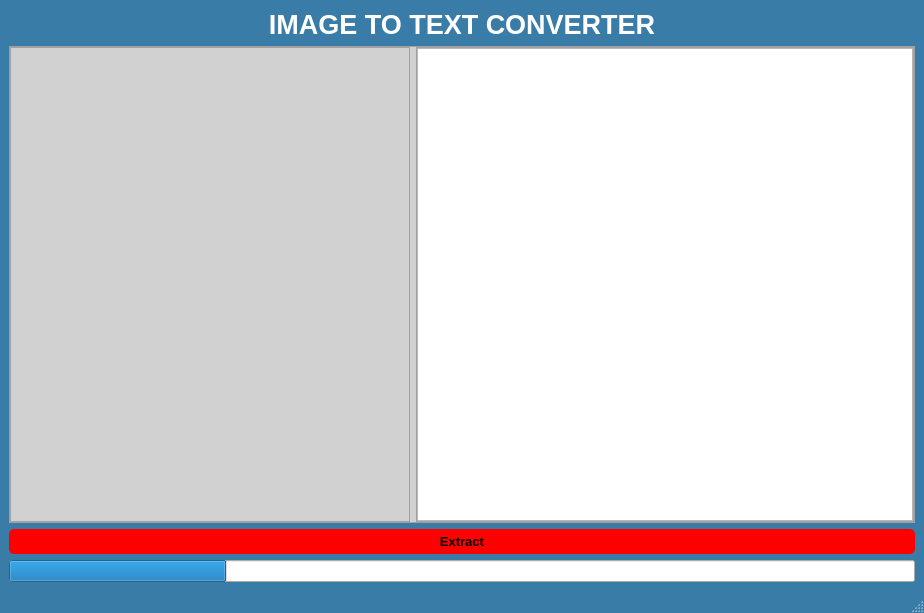
<?xml version="1.0" encoding="UTF-8"?>
<ui version="4.0">
 <class>MainWindow</class>
 <widget class="QMainWindow" name="MainWindow">
  <property name="geometry">
   <rect>
    <x>0</x>
    <y>0</y>
    <width>924</width>
    <height>613</height>
   </rect>
  </property>
  <property name="windowTitle">
   <string>MainWindow</string>
  </property>
  <property name="styleSheet">
   <string notr="true">QMainWindow{
	background-color: rgb(57, 124, 168);
}
QLabel{
	background-color: rgb(57, 124, 168);
	color: rgb(255, 255, 255);
}
QFrame.QFrame{
	background-color: rgb(209, 209, 209);
}
QPushButton{
	border-radius:5px;
	
	color: rgb(0, 0, 0);
	background-color: rgb(255, 0, 0);
}
QPushButton::hover{
	border-radius:5px;
	
	color: rgb(250, 250, 250);
	
	background-color: rgb(0, 150, 73);
}</string>
  </property>
  <widget class="QWidget" name="centralwidget">
   <layout class="QVBoxLayout" name="verticalLayout">
    <item>
     <widget class="QLabel" name="label">
      <property name="maximumSize">
       <size>
        <width>16777215</width>
        <height>50</height>
       </size>
      </property>
      <property name="font">
       <font>
        <pointsize>20</pointsize>
        <weight>75</weight>
        <bold>true</bold>
       </font>
      </property>
      <property name="text">
       <string>IMAGE TO TEXT CONVERTER</string>
      </property>
      <property name="alignment">
       <set>Qt::AlignCenter</set>
      </property>
     </widget>
    </item>
    <item>
     <widget class="QFrame" name="mainFrame">
      <property name="frameShape">
       <enum>QFrame::StyledPanel</enum>
      </property>
      <property name="frameShadow">
       <enum>QFrame::Raised</enum>
      </property>
      <layout class="QHBoxLayout" name="horizontalLayout">
       <property name="leftMargin">
        <number>0</number>
       </property>
       <property name="topMargin">
        <number>0</number>
       </property>
       <property name="rightMargin">
        <number>0</number>
       </property>
       <property name="bottomMargin">
        <number>0</number>
       </property>
       <item>
        <widget class="QFrame" name="frame">
         <property name="minimumSize">
          <size>
           <width>400</width>
           <height>0</height>
          </size>
         </property>
         <property name="frameShape">
          <enum>QFrame::StyledPanel</enum>
         </property>
         <property name="frameShadow">
          <enum>QFrame::Raised</enum>
         </property>
         <layout class="QHBoxLayout" name="horizontalLayout_4">
          <property name="leftMargin">
           <number>0</number>
          </property>
          <property name="topMargin">
           <number>0</number>
          </property>
          <property name="rightMargin">
           <number>0</number>
          </property>
          <property name="bottomMargin">
           <number>0</number>
          </property>
          <item>
           <layout class="QHBoxLayout" name="imgLayout"/>
          </item>
         </layout>
        </widget>
       </item>
       <item>
        <widget class="QFrame" name="frame_2">
         <property name="minimumSize">
          <size>
           <width>400</width>
           <height>0</height>
          </size>
         </property>
         <property name="frameShape">
          <enum>QFrame::StyledPanel</enum>
         </property>
         <property name="frameShadow">
          <enum>QFrame::Raised</enum>
         </property>
         <layout class="QHBoxLayout" name="horizontalLayout_2">
          <property name="leftMargin">
           <number>0</number>
          </property>
          <property name="topMargin">
           <number>0</number>
          </property>
          <property name="rightMargin">
           <number>0</number>
          </property>
          <property name="bottomMargin">
           <number>0</number>
          </property>
          <item>
           <widget class="QTextEdit" name="textEdit"/>
          </item>
         </layout>
        </widget>
       </item>
      </layout>
     </widget>
    </item>
    <item>
     <widget class="QPushButton" name="extractBtn">
      <property name="minimumSize">
       <size>
        <width>0</width>
        <height>25</height>
       </size>
      </property>
      <property name="font">
       <font>
        <pointsize>10</pointsize>
        <weight>75</weight>
        <bold>true</bold>
       </font>
      </property>
      <property name="text">
       <string>Extract</string>
      </property>
     </widget>
    </item>
    <item>
     <widget class="QProgressBar" name="progressBar">
      <property name="value">
       <number>24</number>
      </property>
      <property name="textVisible">
       <bool>false</bool>
      </property>
     </widget>
    </item>
   </layout>
  </widget>
  <widget class="QMenuBar" name="menubar">
   <property name="geometry">
    <rect>
     <x>0</x>
     <y>0</y>
     <width>924</width>
     <height>21</height>
    </rect>
   </property>
  </widget>
  <widget class="QStatusBar" name="statusbar"/>
 </widget>
 <resources/>
 <connections/>
</ui>
